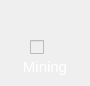
              <widget class="QWidget" name="wMining" native="true">
               <property name="sizePolicy">
                <sizepolicy hsizetype="Fixed" vsizetype="Expanding">
                 <horstretch>0</horstretch>
                 <verstretch>0</verstretch>
                </sizepolicy>
               </property>
               <property name="minimumSize">
                <size>
                 <width>90</width>
                 <height>76</height>
                </size>
               </property>
               <property name="maximumSize">
                <size>
                 <width>90</width>
                 <height>16777215</height>
                </size>
               </property>
               <property name="styleSheet">
                <string notr="true">#wMining {
	background-color: rgb(138,211,57);
}

#wMining:hover {
	background-color: rgb(70,120,16);
}

#wMining[is_pressed=&quot;true&quot;] {
	background-color: rgb(70,120,16);
}

#wMining[is_checked=&quot;true&quot;] {
	background-color: rgb(70,120,16);
}</string>
               </property>
               <property name="is_checked" stdset="0">
                <bool>false</bool>
               </property>
               <property name="is_pressed" stdset="0">
                <bool>false</bool>
               </property>
               <widget class="QLabel" name="label_16">
                <property name="geometry">
                 <rect>
                  <x>30</x>
                  <y>7</y>
                  <width>41</width>
                  <height>51</height>
                 </rect>
                </property>
                <property name="text">
                 <string/>
                </property>
                <property name="pixmap">
                 <pixmap resource="../res.qrc">:/res/mining.png</pixmap>
                </property>
               </widget>
               <widget class="QCheckBox" name="checkBox">
                <property name="enabled">
                 <bool>false</bool>
                </property>
                <property name="geometry">
                 <rect>
                  <x>30</x>
                  <y>37</y>
                  <width>20</width>
                  <height>20</height>
                 </rect>
                </property>
                <property name="styleSheet">
                 <string notr="true"/>
                </property>
                <property name="text">
                 <string/>
                </property>
                <property name="checkable">
                 <bool>true</bool>
                </property>
               </widget>
               <widget class="QLabel" name="label_17">
                <property name="geometry">
                 <rect>
                  <x>0</x>
                  <y>57</y>
                  <width>90</width>
                  <height>20</height>
                 </rect>
                </property>
                <property name="font">
                 <font>
                  <pointsize>11</pointsize>
                  <stylestrategy>PreferAntialias</stylestrategy>
                 </font>
                </property>
                <property name="styleSheet">
                 <string notr="true">QLabel {
	color: white;
}</string>
                </property>
                <property name="text">
                 <string>Mining</string>
                </property>
                <property name="alignment">
                 <set>Qt::AlignCenter</set>
                </property>
               </widget>
              </widget>
